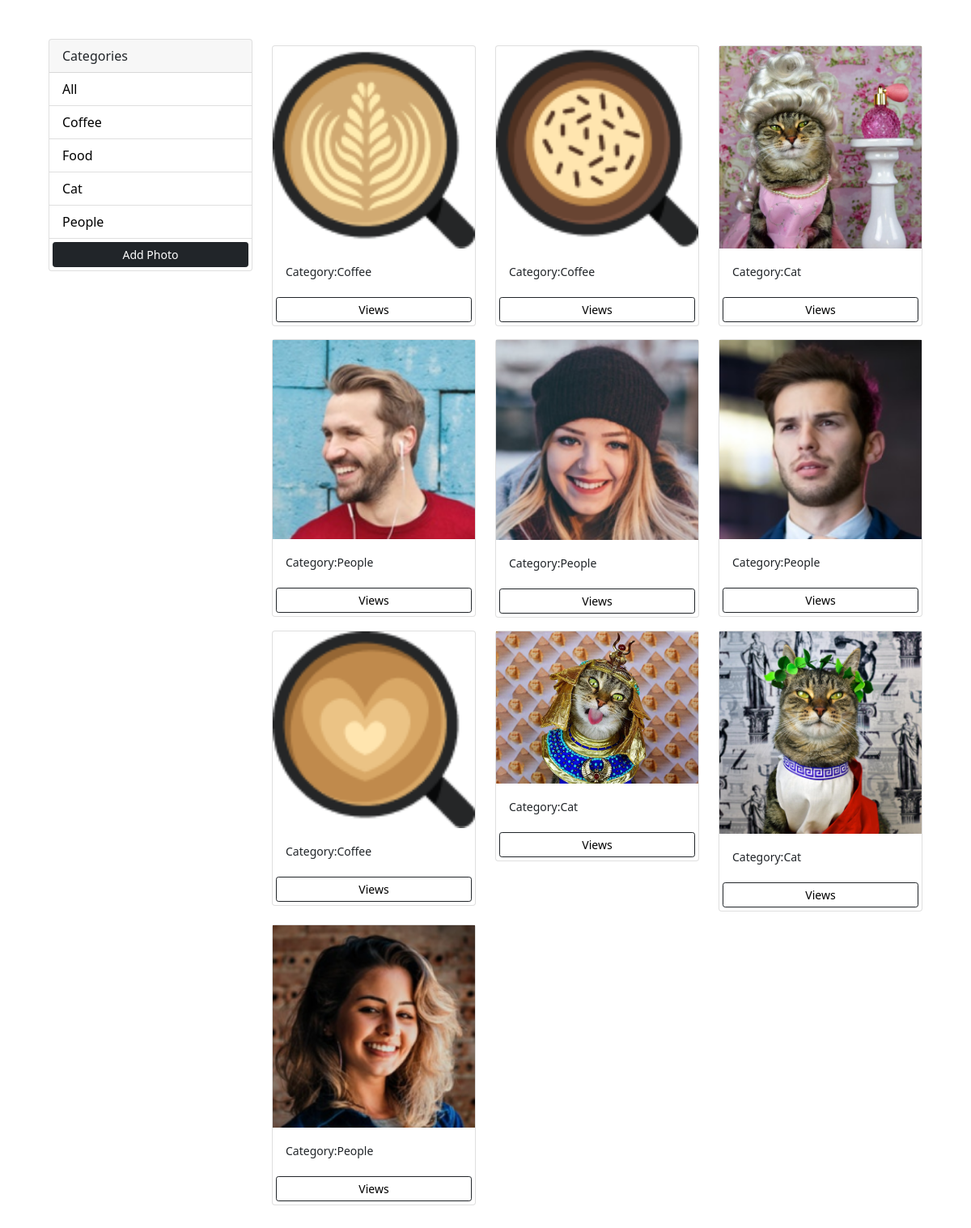
The page / on the database its author committed.
### photos/models.py (models this page shows, shortened)
class Category(models.Model):
    name = models.CharField(max_length=100,null=False,blank=False)

class Photo(models.Model):
    category = models.ForeignKey(Category,on_delete=models.SET_NULL,null=True,blank=True)
    image = models.ImageField(null=False,blank=False)
    description = models.TextField()

### photos/views.py (the view)
# urls.py: path('',views.gallery,name='gallery'),
def gallery(request):
    category=request.GET.get('category')
    if category==None:
        photos = Photo.objects.all()
    else:
        photos = Photo.objects.filter(category__name=category)
    categories=Category.objects.all()
    context = {'categories':categories,'photos':photos}
    return render(request,'photos/gallery.html',context)

### photos/templates/photos/gallery.html (shortened to what this page needs)
<!DOCTYPE html>
<html lang="en">
<head>
    <link href="https://cdn.jsdelivr.net/npm/bootstrap@5.0.2/dist/css/bootstrap.min.css" rel="stylesheet">
</head>
<body class='m-5'>
    <div class="container">
        <div class="row">
            <div class="col-md-3">
                <div class="card">
                    <div class="card-header">
                        Categories
                    </div>
                    <ul class="list-group list-group-flush">
                        <li class="list-group-item">
                           <a href="{% url 'gallery' %}">All</a>
                        </li>
                        {% for category in categories %}
                            <li class="list-group-item">
                                <a href="{% url 'gallery'%}?category={{category.name}}">{{category.name}}</a>
                            </li>
                        {% endfor %}
                        <a href="{% url 'add' %}" class='btn btn-dark btn-sm btn-block m-1 text-white'>Add Photo</a>
                    </ul>
                </div>
            </div>
            <div class="col-md-9">
                <div class="row">
                    {% for photo in photos %}
                    <div class="col-md-4">
                        <div class="card my-2">
                            <img src="{{photo.image.url}}" alt="...">
                            <div class="card-body">
                                <small>Category:{{photo.category.name}}</small>
                            </div>
                            <a href="{% url 'photo' photo.id %}" class="btn btn-outline-dark btn-sm m-1">Views</a>
                        </div>
                    </div>
                    {% empty %}
                    <h3>No photos yet...</h3>
                    {% endfor %}
                </div>
            </div>
        </div>
    </div>
</body>
</html>

### photos/templates/photos/gallery.html (style rules this page uses)
.container a { text-decoration:none; color:black; }

### rows shown on the page
Category: name "Coffee"
Category: name "Food"
Category: name "Cat"
Category: name "People"
Photo: image (picture), category.name "Coffee"
Photo: image (picture), category.name "Coffee"
Photo: image (picture), category.name "Cat"
Photo: image (picture), category.name "People"
Photo: image (picture), category.name "People"
Photo: image (picture), category.name "People"
Photo: image (picture), category.name "Coffee"
Photo: image (picture), category.name "Cat"
Photo: image (picture), category.name "Cat"
Photo: image (picture), category.name "People"
